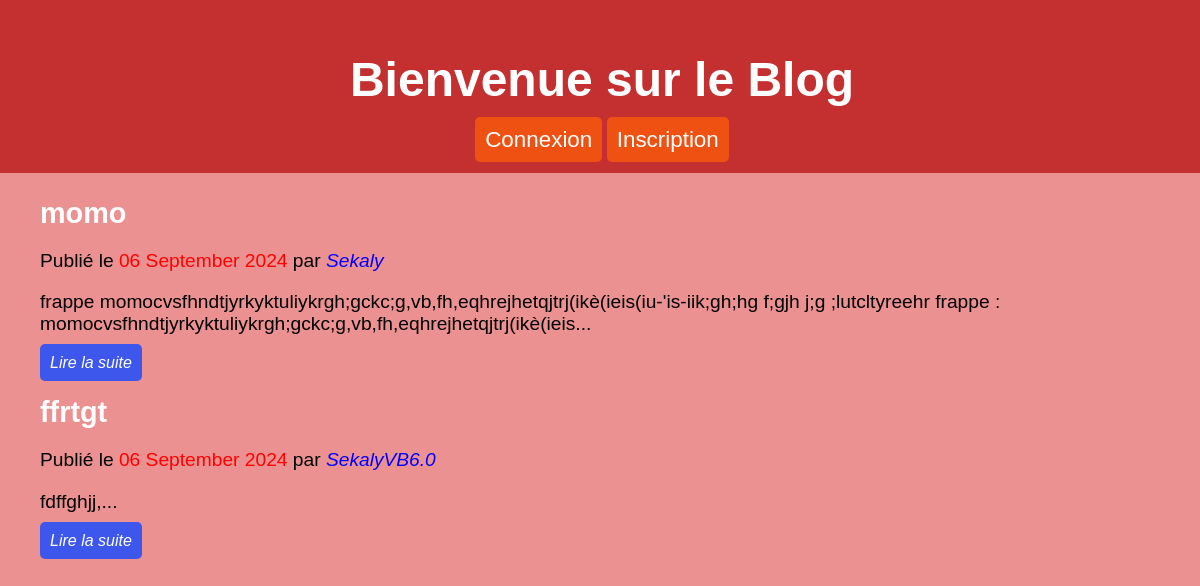
The page / on the database its author committed.
### app.py (models this page shows)
class Post(db.Model):
    id = db.Column(db.Integer, primary_key=True)  # Clé primaire
    title = db.Column(db.String(200), nullable=False)  # Titre de l'article
    content = db.Column(db.Text, nullable=False)  # Contenu de l'article
    date_posted = db.Column(db.DateTime, default=datetime.utcnow)  # Date de publication****
    author_id = db.Column(db.Integer, db.ForeignKey('user.id'), nullable=False)  # Clé étrangère pour l'auteur
    author = db.relationship('User', backref=db.backref('posts', lazy=True))  # Relation avec le modèle User

class User(db.Model):
    id = db.Column(db.Integer, primary_key=True)  # Clé primaire
    username = db.Column(db.String(150), unique=True, nullable=False)  # Nom d'utilisateur unique
    email = db.Column(db.String(150), unique=True, nullable=False)  # Adresse e-mail unique
    password = db.Column(db.String(150), nullable=False)  # Mot de passe haché

### app.py (the view)
@app.route('/')
def index():
    posts = Post.query.order_by(Post.date_posted.desc()).all()  # Récupération des articles, triés du plus récent au plus ancien
    return render_template('index.html', posts=posts)  # Rendu du template avec les articles

### templates/index.html (shortened to what this page needs)
<!DOCTYPE html>
<html lang="en">
<head>
    <link rel="stylesheet" href="../static/index.css">
</head>
<body>
    <header class="Sekaly">
        <div class="Sekaly_1">
            <h1>Bienvenue sur le Blog</h1>
            {% if 'user_id' in session %}
                <a href="{{ url_for('create_post') }}">Créer un nouvel article</a>
                <a href="{{ url_for('logout') }}" onclick="return confirm('Êtes-vous sûr de vous déconnectez?');"">Déconnexion</a>
            {% else %}
                <a href="{{ url_for('login') }}">Connexion</a>
                <a href="{{ url_for('register') }}">Inscription</a>
            {% endif %}
        </div>
    </header>
    <main class="Sekou">
        {% for post in posts %}
        <article>
            <h2>{{ post.title }}</h2>
            <p>Publié le <span>{{ post.date_posted.strftime('%d %B %Y') }}</span> par <em>{{ post.author.username }}</em></p>
            <p>{{ post.content[:200] }}...</p>
            <em class="Seka_1"><a href="{{ url_for('post', post_id=post.id) }}">Lire la suite</a></em>
        </article>
        {% endfor %}
    </main>
</body>
</html>

### static/index.css (style rules this page uses)
body { font-family: Arial, sans-serif; background-color: rgb(236, 145, 145); margin: 0; padding: 0; }
.Sekaly { background-color: #c43030; padding: 20px; width: 97%; text-align: center; }
em { color: blue; height: inherit; }
span { color: red; }
p { color: black; font-size: 1.2em; }
.Sekou { margin-left: 40px; }
h1 { margin-bottom: 20px; color: white ; font-size: 3em; }
h2 { margin-bottom: 20px; color: white ; font-size: 1.8em; }
a { padding: 10px; background-color: rgb(61, 87, 236); color: #fff; border: none; border-radius: 5px; cursor: pointer; font-size: 1em; text-decoration: none; }
.Sekaly_1 a { padding: 10px; background-color: rgb(238, 81, 18); color: #fff; border: none; border-radius: 5px; cursor: pointer; font-size: 1.4em; text-decoration: none; }
.Seka_1 a { padding: 10px; background-color: rgb(61, 87, 236); color: #fff; border: none; border-radius: 5px; cursor: pointer; font-size: 1em; text-decoration: none; }

### rows shown on the page
Post: title "momo", date_posted "06 September 2024", author.username "Sekaly", content "frappe momocvsfhndtjyrkyktuliykrgh;gckc;g,vb,fh,eqhrejhetqjtrj(ikè(ieis(iu-'is-iik;gh;hg f;gjh j;g ;lutcltyreehr frappe : momocvsfhndtjyrkyktuliykrgh;gckc;g,vb,fh,eqhrejhetqjtrj(ikè(ieis"
Post: title "ffrtgt", date_posted "06 September 2024", author.username "SekalyVB6.0", content "fdffghjj,"
